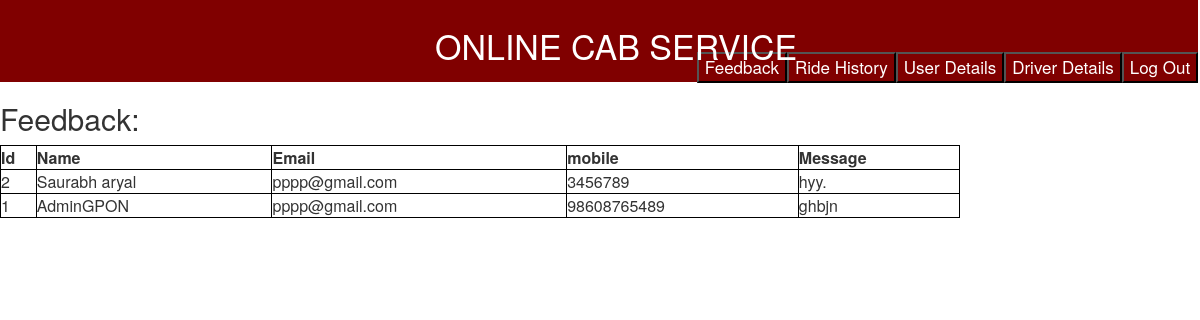
/process/feedback.php, run on the app's committed database.
### tables this page shows
CREATE TABLE IF NOT EXISTS `contact` (
  `id` int(11) NOT NULL,
  `name` varchar(100) NOT NULL,
  `email` varchar(100) NOT NULL,
  `mobile` varchar(100) NOT NULL,
  `message` varchar(100) NOT NULL
);

### process/feedback.php (the view, shortened to what this page needs)
<?php
require '../db/connection.php';
?>
<html>
 <head>
    <link rel="stylesheet" href="https://use.fontawesome.com/releases/v5.8.2/css/all.css">
    <link rel="stylesheet" href="../css/bootstrap.min.css">
    <link rel="stylesheet" href="../css/style.css">
 </head>
 <body>
      <div class="row topnav">
         <h3 style="margin-left: 450px;">Online Cab Service</h3>
         <a href="logoutprocess.php">   <button style="float:right; margin-top:-22px; background-color:maroon;"> Log Out
         </button>
         <a href="driverdetail.php">   <button style="float:right; margin-top:-22px; background-color:maroon;"> Driver Details
         </button>
         <a href="userdetail.php">   <button style="float:right; margin-top:-22px; background-color:maroon;"> User Details
         </button>
       </a>
       <a href="ride_history.php">   <button style="float:right; margin-top:-22px; background-color:maroon;"> Ride History
         </button>
       </a>
       <a href="feedback.php">   <button style="float:right; margin-top:-22px; background-color:maroon;"> Feedback
         </button>
       </a>
         <br>
         </div>
        <h2>Feedback:</h2>
        <?php
        $query = "SELECT * FROM `contact` ORDER BY id DESC;";
        $result = $conn->query($query);
       if($result->num_rows>0){ ?>
          <table style="width:80%; border:1px solid black; ">
         <tr style=" border:1px solid black;">
         <th  style=" border:1px solid black;" >Id</th>
                <th  style=" border:1px solid black;" >Name</th>
                <th  style=" border:1px solid black;">Email</th>
                <th style=" border:1px solid black;" >mobile</th>
                <th  style=" border:1px solid black;">Message</th>
                </tr>
           <?php while($row = $result->fetch_assoc()){ ?>
              <tr >
              <td  style=" border:1px solid black;"><?php echo $row['id'];?></td>
              <td  style=" border:1px solid black;"><?php echo $row['name'];?></td>
                <td  style=" border:1px solid black;"><?php echo $row['email'];?></td>
                <td  style=" border:1px solid black;"><?php echo $row['mobile'];?></td>
                <td  style=" border:1px solid black;"><?php echo $row['message'];?></td>
                 </tr>
            <?php  } ?>
           </table>
        <?php }else{ ?>
           <h3>No result found</h3>
        <?php }
      ?>

### css/style.css (style rules this page uses)
body { margin: 0px; padding: 0px; overflow-x: hidden; }
.topnav { background-color: maroon; color: white; width: 101.1% !important; height: 82px; }
.topnav>h3 { margin-left: 100px; text-transform: uppercase; margin-top: 27px; font-size: 34px; }
a { text-decoration:none; font-size:17px; color:white; padding:3px 3px; border-radius: 27px; }

### data on the page
contact: id "2", name "Saurabh aryal", email "pppp@gmail.com", mobile "3456789", message "hyy."
contact: id "1", name "AdminGPON", email "pppp@gmail.com", mobile "98608765489", message "ghbjn"
